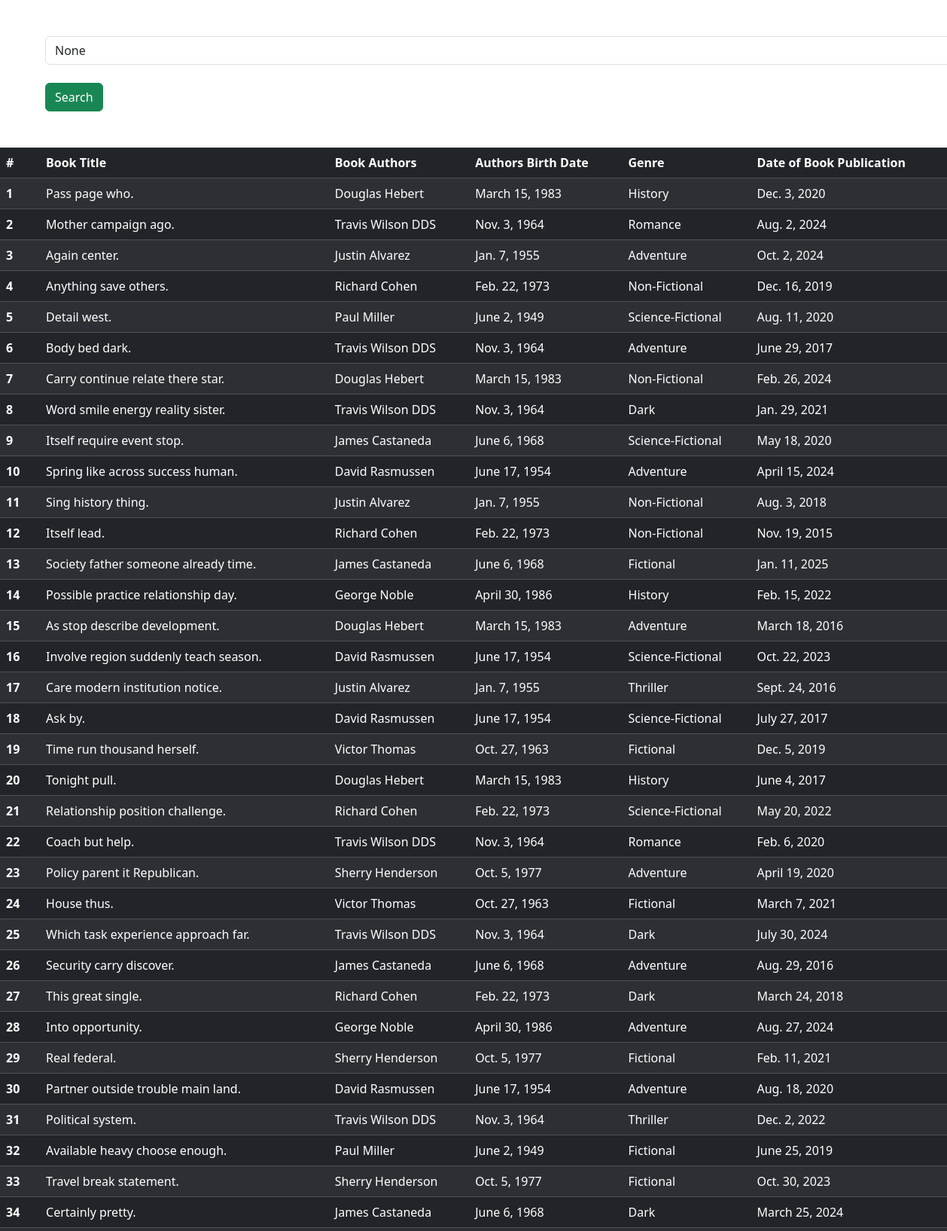
The page / (upper part) on the database its author committed.
### App/models.py (models this page shows, shortened)
class Book(models.Model):
    title = models.CharField(max_length=100)
    author = models.ForeignKey(Author, on_delete=models.CASCADE)
    genre = models.CharField(max_length=100)
    publish_date = models.DateField()

class Author(models.Model):
    name  = models.CharField(max_length=100)
    DOB = models.DateField(blank=True,null=True)
    def __str__(self):
        return self.name

### App/views.py (the view, shortened to what this page needs)
# urls.py: path('',Search)
def Search(request):
    book = Book.objects.all()
    search = request.GET.get('search')
    search_date = None
    context ={
        'book':book,
        'search':search
    }
    return render(request,'SearchBooks.html',context)

### App/templates/SearchBooks.html (shortened to what this page needs)
<!DOCTYPE html>
<html lang="en">
<head>
    <link href="https://cdn.jsdelivr.net/npm/bootstrap@5.3.3/dist/css/bootstrap.min.css" rel="stylesheet">
</head>
<body>
  <form method="get">
    <div class="container-fluid m-5">
      <div class="search_box mt-2">
        <input type="search" placeholder="Search books or Authors" value="{{search}}" class="form-control" name="search">
        <br>
        <button class="btn btn-success">Search</button>
      </div>
    </div>
  </form>
    <div class="table table-responsive">
    <table class="table table-striped table-dark">
        <thead>
          <tr>
            <th scope="col">#</th>
            <th scope="col">Book Title</th>
            <th scope="col">Book Authors</th>
            <th scope="col">Authors Birth Date</th>
            <th scope="col">Genre</th>
            <th scope="col">Date of Book Publication </th>
          </tr>
        </thead>
        <tbody>
          {% for b in book %}
        <tr>
        <th scope="row">{{forloop.counter}}</th>
        <td>{{b.title}}</td>
        <td>{{b.author}}</td>
        <td>{{b.author.DOB}}</td>
        <td>{{b.genre}}</td>
        <td>{{b.publish_date}}</td>
        </tr>
        {% endfor %}
        </tbody>
        </table>
    </div>
</body>
</html>

### rows shown on the page
Book: title "Pass page who.", author "Douglas Hebert", author.DOB "March 15, 1983", genre "History", publish_date "Dec. 3, 2020"
Book: title "Mother campaign ago.", author "Travis Wilson DDS", author.DOB "Nov. 3, 1964", genre "Romance", publish_date "Aug. 2, 2024"
Book: title "Again center.", author "Justin Alvarez", author.DOB "Jan. 7, 1955", genre "Adventure", publish_date "Oct. 2, 2024"
Book: title "Anything save others.", author "Richard Cohen", author.DOB "Feb. 22, 1973", genre "Non-Fictional", publish_date "Dec. 16, 2019"
Book: title "Detail west.", author "Paul Miller", author.DOB "June 2, 1949", genre "Science-Fictional", publish_date "Aug. 11, 2020"
Book: title "Body bed dark.", author "Travis Wilson DDS", author.DOB "Nov. 3, 1964", genre "Adventure", publish_date "June 29, 2017"
Book: title "Carry continue relate there star.", author "Douglas Hebert", author.DOB "March 15, 1983", genre "Non-Fictional", publish_date "Feb. 26, 2024"
Book: title "Word smile energy reality sister.", author "Travis Wilson DDS", author.DOB "Nov. 3, 1964", genre "Dark", publish_date "Jan. 29, 2021"
Book: title "Itself require event stop.", author "James Castaneda", author.DOB "June 6, 1968", genre "Science-Fictional", publish_date "May 18, 2020"
Book: title "Spring like across success human.", author "David Rasmussen", author.DOB "June 17, 1954", genre "Adventure", publish_date "April 15, 2024"
Book: title "Sing history thing.", author "Justin Alvarez", author.DOB "Jan. 7, 1955", genre "Non-Fictional", publish_date "Aug. 3, 2018"
Book: title "Itself lead.", author "Richard Cohen", author.DOB "Feb. 22, 1973", genre "Non-Fictional", publish_date "Nov. 19, 2015"
Book: title "Society father someone already time.", author "James Castaneda", author.DOB "June 6, 1968", genre "Fictional", publish_date "Jan. 11, 2025"
Book: title "Possible practice relationship day.", author "George Noble", author.DOB "April 30, 1986", genre "History", publish_date "Feb. 15, 2022"
Book: title "As stop describe development.", author "Douglas Hebert", author.DOB "March 15, 1983", genre "Adventure", publish_date "March 18, 2016"
Book: title "Involve region suddenly teach season.", author "David Rasmussen", author.DOB "June 17, 1954", genre "Science-Fictional", publish_date "Oct. 22, 2023"
Book: title "Care modern institution notice.", author "Justin Alvarez", author.DOB "Jan. 7, 1955", genre "Thriller", publish_date "Sept. 24, 2016"
Book: title "Ask by.", author "David Rasmussen", author.DOB "June 17, 1954", genre "Science-Fictional", publish_date "July 27, 2017"
Book: title "Time run thousand herself.", author "Victor Thomas", author.DOB "Oct. 27, 1963", genre "Fictional", publish_date "Dec. 5, 2019"
Book: title "Tonight pull.", author "Douglas Hebert", author.DOB "March 15, 1983", genre "History", publish_date "June 4, 2017"
Book: title "Relationship position challenge.", author "Richard Cohen", author.DOB "Feb. 22, 1973", genre "Science-Fictional", publish_date "May 20, 2022"
Book: title "Coach but help.", author "Travis Wilson DDS", author.DOB "Nov. 3, 1964", genre "Romance", publish_date "Feb. 6, 2020"
Book: title "Policy parent it Republican.", author "Sherry Henderson", author.DOB "Oct. 5, 1977", genre "Adventure", publish_date "April 19, 2020"
Book: title "House thus.", author "Victor Thomas", author.DOB "Oct. 27, 1963", genre "Fictional", publish_date "March 7, 2021"
Book: title "Which task experience approach far.", author "Travis Wilson DDS", author.DOB "Nov. 3, 1964", genre "Dark", publish_date "July 30, 2024"
Book: title "Security carry discover.", author "James Castaneda", author.DOB "June 6, 1968", genre "Adventure", publish_date "Aug. 29, 2016"
Book: title "This great single.", author "Richard Cohen", author.DOB "Feb. 22, 1973", genre "Dark", publish_date "March 24, 2018"
Book: title "Into opportunity.", author "George Noble", author.DOB "April 30, 1986", genre "Adventure", publish_date "Aug. 27, 2024"
Book: title "Real federal.", author "Sherry Henderson", author.DOB "Oct. 5, 1977", genre "Fictional", publish_date "Feb. 11, 2021"
Book: title "Partner outside trouble main land.", author "David Rasmussen", author.DOB "June 17, 1954", genre "Adventure", publish_date "Aug. 18, 2020"
Book: title "Political system.", author "Travis Wilson DDS", author.DOB "Nov. 3, 1964", genre "Thriller", publish_date "Dec. 2, 2022"
Book: title "Available heavy choose enough.", author "Paul Miller", author.DOB "June 2, 1949", genre "Fictional", publish_date "June 25, 2019"
Book: title "Travel break statement.", author "Sherry Henderson", author.DOB "Oct. 5, 1977", genre "Fictional", publish_date "Oct. 30, 2023"
Book: title "Certainly pretty.", author "James Castaneda", author.DOB "June 6, 1968", genre "Dark", publish_date "March 25, 2024"
